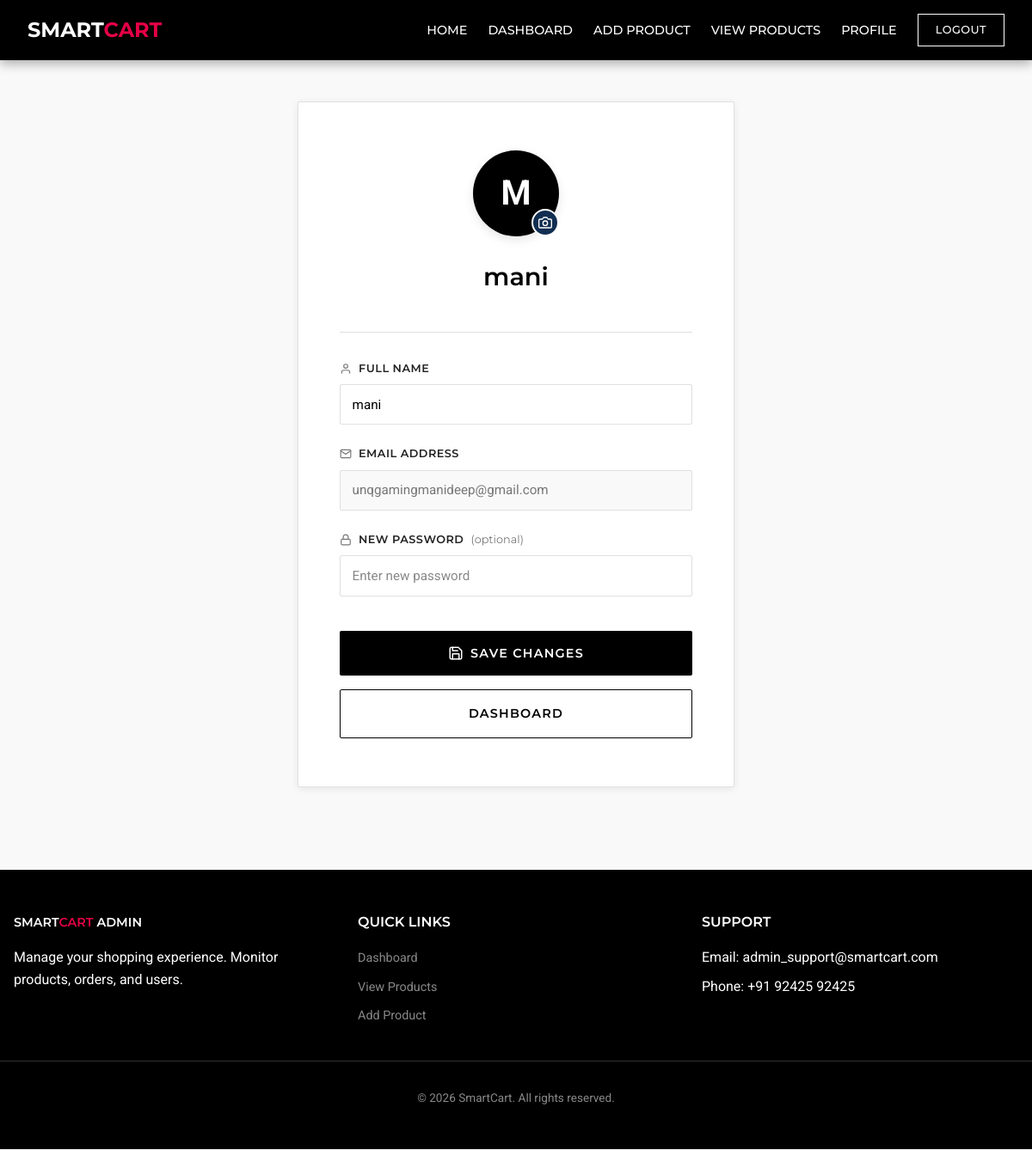
Before: /admin/profile (signed in) with the older database file.
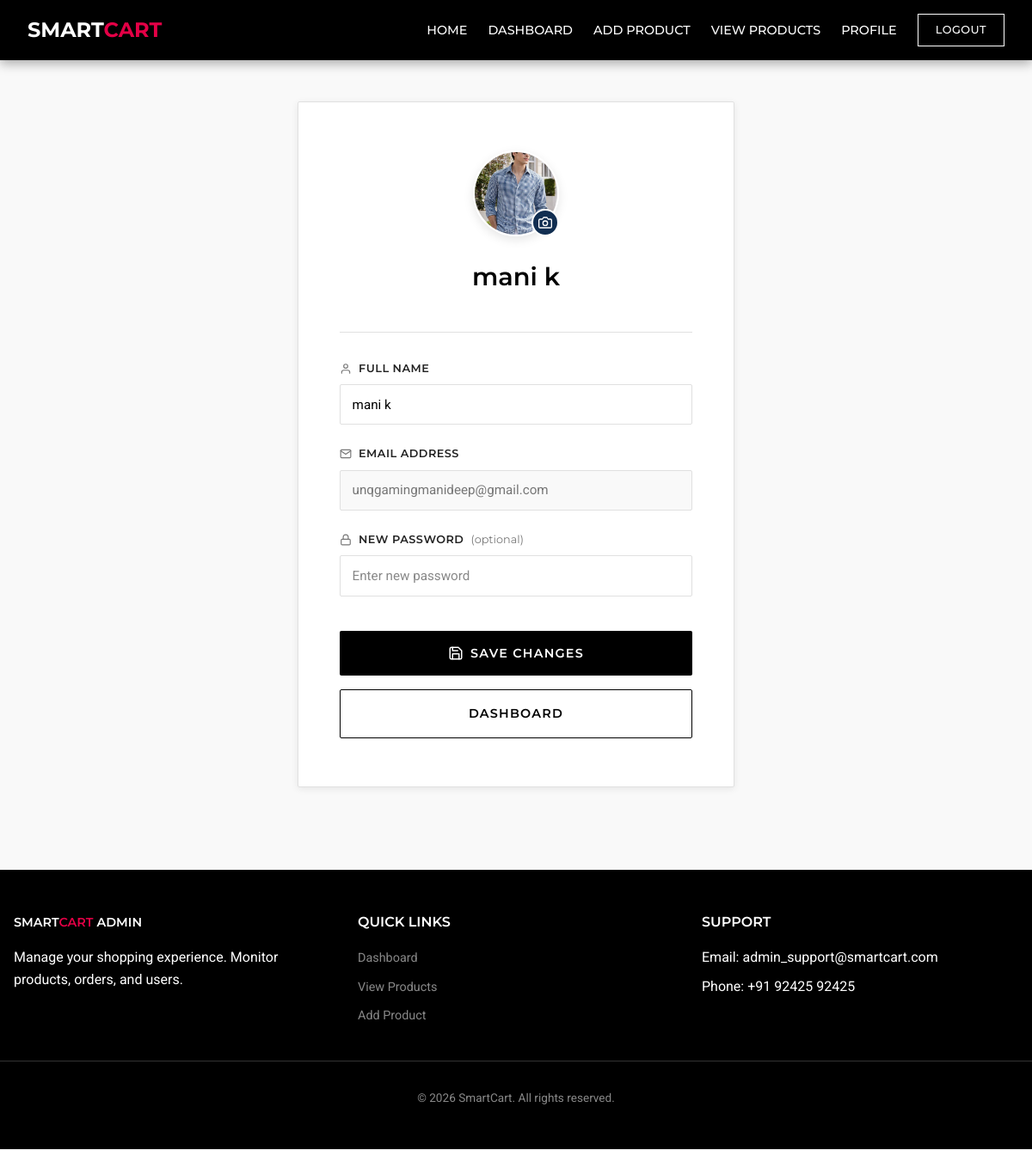
After: the same page with the newer database file.
### tables this page shows
CREATE TABLE admin (
    admin_id INTEGER PRIMARY KEY AUTOINCREMENT,
    name TEXT NOT NULL,
    email TEXT UNIQUE NOT NULL,
    password TEXT NOT NULL,
    profile_image TEXT
);

### app.py (the view, shortened to what this page needs)
@app.route('/admin/profile', methods=['GET', 'POST'])
def admin_profile():
    if 'admin_id' not in session:
        flash("Please login!", "danger")
        return redirect('/admin-signin')
    admin_id = session['admin_id']
    conn = get_db()
    cursor = conn.cursor()
    cursor.execute("SELECT * FROM admin WHERE admin_id = ?", (admin_id,))
    admin = cursor.fetchone()
    cursor.close()
    conn.close()
    return render_template("admin/admin_profile.html", admin=admin)

### app.py (called while the page is built)
def get_db():
    connection = sqlite3.connect(DB_PATH, detect_types=sqlite3.PARSE_DECLTYPES)
    connection.row_factory = sqlite3.Row
    return connection

### templates/admin/admin_profile.html (shortened to what this page needs)
{% extends "admin/base.html" %}
{% block page_css %}
<link rel="stylesheet" href="{{ url_for('static', filename='css/admin/admin_profile.css') }}">
{% endblock %}
{% block content %}
<div class="aap-container">
  <div class="aap-card sc-animate-fade-in-up">
    <div class="aap-header">
      <div class="aap-avatar">
        {% if admin.profile_image %}
        <div class="aap-avatar__img-wrap">
          <img src="{{ url_for('static', filename='uploads/admin_profiles/' + admin.profile_image) }}"
            alt="{{ admin.name }}" id="current-avatar-img" class="aap-avatar__img" />
        </div>
        {% else %}
        <div class="aap-avatar__placeholder">
          <span>{{ admin.name[0]|upper }}</span>
        </div>
        {% endif %}
        <label for="profile-image-input" class="aap-avatar__badge">
        </label>
      </div>
      <h2 class="aap-header__title">{{ admin.name }}</h2>
    </div>
    <div class="aap-divider"></div>
    <form method="POST" action="{{ url_for('admin_profile') }}" enctype="multipart/form-data" class="aap-form">
      <div class="aap-group">
        <label for="profile-name" class="aap-label">
          <svg xmlns="http://www.w3.org/2000/svg" width="14" height="14" viewBox="0 0 24 24" fill="none"
            stroke="currentColor" stroke-width="2" stroke-linecap="round" stroke-linejoin="round"
            class="aap-label__icon">
            <path d="M20 21v-2a4 4 0 0 0-4-4H8a4 4 0 0 0-4 4v2"></path>
            <circle cx="12" cy="7" r="4"></circle>
          </svg>
          Full Name
        </label>
        <input type="text" name="name" id="profile-name" class="aap-input" value="{{ admin.name }}" required
          placeholder="Your full name" />
      </div>
      <div class="aap-group">
        <label for="profile-email" class="aap-label">
          Email Address
        </label>
        <input type="email" name="email" id="profile-email" class="aap-input aap-input--readonly"
          value="{{ admin.email }}" readonly title="Email cannot be changed" />
      </div>
      <div class="aap-group">
        <label for="profile-password" class="aap-label">
          <svg xmlns="http://www.w3.org/2000/svg" width="14" height="14" viewBox="0 0 24 24" fill="none"
            stroke="currentColor" stroke-width="2" stroke-linecap="round" stroke-linejoin="round"
            class="aap-label__icon">
            <rect x="3" y="11" width="18" height="11" rx="2" ry="2"></rect>
            <path d="M7 11V7a5 5 0 0 1 10 0v4"></path>
          </svg>
          New Password
          <span class="aap-label__optional">(optional)</span>
        </label>
        <input type="password" name="password" id="profile-password" class="aap-input"
          placeholder="Enter new password" />
      </div>
      <div class="aap-actions">
        <button type="submit" class="aap-btn aap-btn--primary">
          Save Changes
        </button>
        <a href="{{ url_for('dashboard') }}" class="aap-btn aap-btn--ghost">
          Dashboard
        </a>
      </div>
    </form>
  </div>
</div>
{% endblock %}

Changed rows visible on the page:
changed admin "unqgamingmanideep@gmail.com": profile_image empty → "Casual_Shirt.webp" (drawn); profile_image: picture added; name "mani" → "mani k"; name "M" → (not shown)
